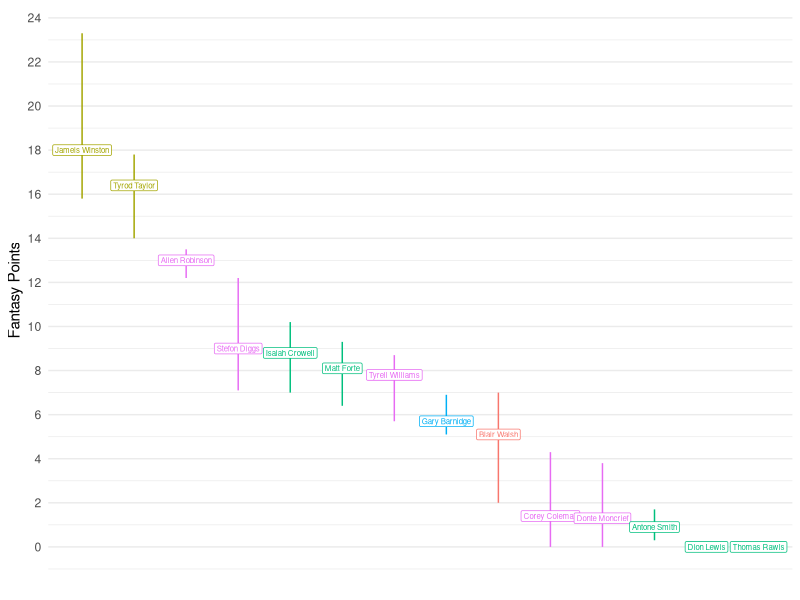

This chart was generated by the following R code:
library(tidyverse)

proj <- read_csv("data/proj.csv")

team <- c(
    "Jameis Winston",
    "Tyrod Taylor",
    "Ben Roethlisberger",
    "Jonathan Stewart",
    "Matt Forte",
    "Isaiah Crowell",
    "Allen Robinson",
    "Stefon Diggs",
    "Tyrell Williams",
    "Gary Barnidge",
    "Dion Lewis",
    "Antone Smith",
    "Donte Moncrief",
    "Thomas Rawls",
    "Corey Coleman",
    "Blair Walsh",
    "Carolina Panthers")

proj_team <- proj %>% 
    filter(name %in% team) %>%
    arrange(desc(mid)) %>% 
    mutate(rank = row_number())

proj_team %>% ggplot(aes(x = rank, y = mid, color = position)) + 
    geom_linerange(aes(ymin = low, ymax = high)) +
    geom_label(aes(label = name), size = 2) + 
    scale_x_continuous(breaks = NULL) + 
    scale_y_continuous(breaks = seq(0, 30, 2)) + 
    theme_minimal() +
    theme(legend.position = "none") + 
    labs(y = "Fantasy Points", x = "")

proj_start <- function() { 
    
    pos_top <- function(pos = "QB", slots = 2) {
        p <- proj_team %>% 
            filter(position == pos) %>% 
            top_n(slots, wt = mid)
        return(p)
    }
    
    params <- tribble(
        ~pos, ~slots, 
        "QB", 2, 
        "WR", 3, 
        "RB", 2, 
        "TE", 1, 
        "K", 1,
        "DEF", 1
    )
    
    start <- params %>% 
        pmap(pos_top) %>% 
        bind_rows()
    
    flex <- proj_team %>% 
        anti_join(start, by = c("position", "name")) %>% 
        filter(position == "WR" | position == "RB") %>% 
        top_n(1, wt = mid)
    
    start <- start %>% 
        bind_rows(flex) %>% 
        select(position:high)
    
    return(start)
}

start <- proj_start()

knitr::kable(start)

write_csv(start, "data/proj_start.csv")